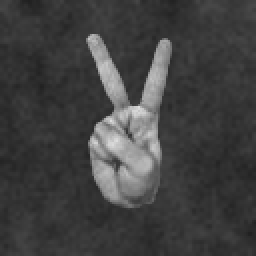
#> input picture Entrega 3/images/0a523c62-73a2-48b8-a083-6aabb22cbb82_2R.png, 128 x 128 px (shown 2 times larger)
$ python process_image.py '../../Entrega 3/images/0a523c62-73a2-48b8-a083-6aabb22cbb82_2R.png'
#> lines starting #> are read from the running program, lines starting #| are printed output that depends on the picture; long printed decimals are rounded
#> further down, img is the input picture: PIL image 128x128 L; min 32, max 221, mean 65
from PIL import Image
import math

def color_bump(value, vmin, base_min):
    if value < vmin:
        return base_min
    return value * 1.5

def change_min(x, y, px, py, comp, bool_operator):
    if bool_operator(comp(x, px), comp(y, py)):
        return {"x": x, "y" : y }
    return {"x": px, "y" : py }

"""
Código que processa a imagem e retorna os parametros extraidos numa lista com os seguintes elementos :
[img_url, is_r_hand, finger_count, density, angle_x, angle_y, meanX, meanY, mean_middle_point]
"""
def image_preposing(img:Image, img_url:str="", is_r_hand:bool=False, finger_count:int=0):
#> called with img_url = '', is_r_hand = False, finger_count = 1
    color_map = []
    min_color = 92
    img_pixels = img.load()
    mean = {"x": 0, "y": 0}
    p_min_h = {"x": float('inf'), "y": float('inf')}
    p_max_h = {"x": float('-inf'), "y": float('-inf')}
    p_min_v = {"x": float('inf'), "y": float('inf')}
    p_max_v = {"x": float('-inf'), "y": float('-inf')}

    # print("pixels em :", img_pixels[1, 1])

    for y in range(img.height):
        for x in range(img.width):
            original_color = img_pixels[x, y]
            # a = original_color  # Assuming grayscale image
            r = color_bump(original_color, min_color, -1)

            if r > min_color:
                mean['x'] += x
                mean['y'] += y

                p_min_h = change_min(x, y, p_min_h['x'], p_min_h['y'], lambda a, b: a < b, lambda c, d: c or d)
                p_max_h = change_min(p_max_h['x'], p_max_h['y'], x, y, lambda a, b: a > b, lambda c, d: c or d)

                p_min_v = change_min(x, y, p_min_v['x'], p_min_v['y'], lambda a, b: a < b, lambda c, d: c and d)
                p_max_v = change_min(p_max_v['x'], p_max_v['y'], x, y, lambda a, b: a > b, lambda c, d: c and d)

                color_map.append((x, y))

            # output_color = (int(r), int(r), int(r))
            img_pixels[x, y] = int(r) # output_color
#> after the loop, color_map = 2032 pairs, first value 43 to 85, second value 17 to 103; mean = {'x': 129097, 'y': 129000}; p_max_h = {'x': 85, 'y': 26}; p_max_v = {'x': 66, 'y': 103}; p_min_h = {'x': 43, 'y': 19}; p_min_v = {'x': 45, 'y': 17}

    num_points = len(color_map)
#> num_points = 2032
    # print("total points ", num_points)

    area = ((p_max_h['x'] - p_min_h['x']) * (p_max_v['y'] - p_min_v['y']))
#> area = 3612

    mean['x'] /= num_points
    mean['y'] /= num_points

    angle_y = math.atan2(p_max_v['y'] - p_min_v['y'], p_max_v['x'] - p_min_v['x'])
#> angle_y = 1.33
    angle_x = math.atan2(p_max_h['y'] - p_min_h['y'], p_max_h['x'] - p_min_h['x'])
#> angle_x = 0.165

    density = num_points / area
#> density = 0.563

    meanX = (mean['x'] - p_min_h['x']) / (p_max_h['x'] - p_min_h['x'])
#> meanX = 0.489
    meanY = (mean['y'] - p_min_v['y']) / (p_max_v['y'] - p_min_v['y'])
#> meanY = 0.541

    # [6 lines of commented-out code are left out]

    middle_point_in_lines = line_intersection(p_min_h, p_max_h, p_min_v, p_max_v)

    mean_middle_point = math.dist((mean['x'], mean['y']), (middle_point_in_lines['x'], middle_point_in_lines['y']))
    mean_middle_point = mean_middle_point / ((p_max_h['x'] - p_min_h['x'])) #* (p_max_v['y'] - p_min_v['y']))
    #print("meanMiddlePoint:", mean_middle_point)

    # img.new('RGB', (128, 128)).save("result.png")
    # img.save("result.png", "PNG")
    # img_pixels.sa

    return [img_url, is_r_hand, finger_count, density, angle_x, angle_y, meanX, meanY, mean_middle_point]

    # scale = WIDTH / 128
    # for point in (ptest, mean, p_min_h, p_max_h, p_min_v, p_max_v):
    #     point['x'] *= scale
    #     point['y'] *= scale

def line_intersection(p_a, p_b, p_c, p_d):
    diviser = ((p_a['x'] - p_b['x']) * (p_c['y'] - p_d['y'])) - ((p_c['x'] - p_d['x']) * (p_a['y'] - p_b['y']))
#> diviser = 3465
    value_x = ((p_a['y'] - p_c['y']) * (p_d['x'] - p_c['x'])) - ((p_a['x'] - p_c['x']) * (p_d['y'] - p_c['y']))
#> value_x = 214
    value_y = ((p_a['y'] - p_c['y']) * (p_b['x'] - p_a['x'])) - ((p_a['x'] - p_c['x']) * (p_b['y'] - p_a['y']))
#> value_y = 98

    if diviser == 0:
        return {'collide': value_x == 0 and value_y == 0, 'x': 0, 'y': 0, 't': -2}

    c_x = value_x / diviser
#> c_x = 0.0618
    c_y = value_y / diviser
#> c_y = 0.0283

    if 0 <= c_x <= 1 and 0 <= c_y <= 1:
        return {'collide': True, 'x': p_a['x'] + c_x * (p_b['x'] - p_a['x']), 'y': p_a['y'] + c_x * (p_b['y'] - p_a['y']), 't': c_x}

    return {'collide': False, 'x': 0, 'y': 0, 't': -1}

counter = 0


def image_data_extract(img_url:str, is_r_hand:bool, finger_count:int):

    global counter
    counter += 1
    if counter % 100 == 0:
        print("Quantidade processada : ", counter)

    img = Image.open(img_url)
    return image_preposing(img, img_url, is_r_hand, finger_count)


if __name__ == "__main__":
# img = Image.open("024db1c5-743a-43b5-8090-1d77877f80cf_2R.png")
    import sys
    img_path = sys.argv[1]
    img = Image.open(img_path).convert("L")
    print(image_preposing(img, "", False, 1))
#> in image_preposing, `middle_point_in_lines = line_intersection(p_min_h, p_max_h, p_min_v, p..`: middle_point_in_lines = {'collide': True, 'x': 45.59, 'y': 19.43, 't': 0.0618}
#> in image_preposing, `mean_middle_point = math.dist((mean['x'], mean['y']), (middle_point_in..`: mean_middle_point = 47.56
#> in image_preposing, `mean_middle_point = mean_middle_point / ((p_max_h['x'] - p_min_h['x'])..`: mean_middle_point = 1.13
#| ['', False, 1, 0.5626, 0.1651, 1.331, 0.4889, 0.5405, 1.132]
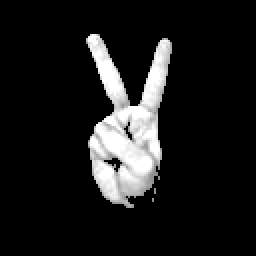
#> img: PIL image 128x128 L (shown 2 times larger); min 0, max 255, mean 27.6
